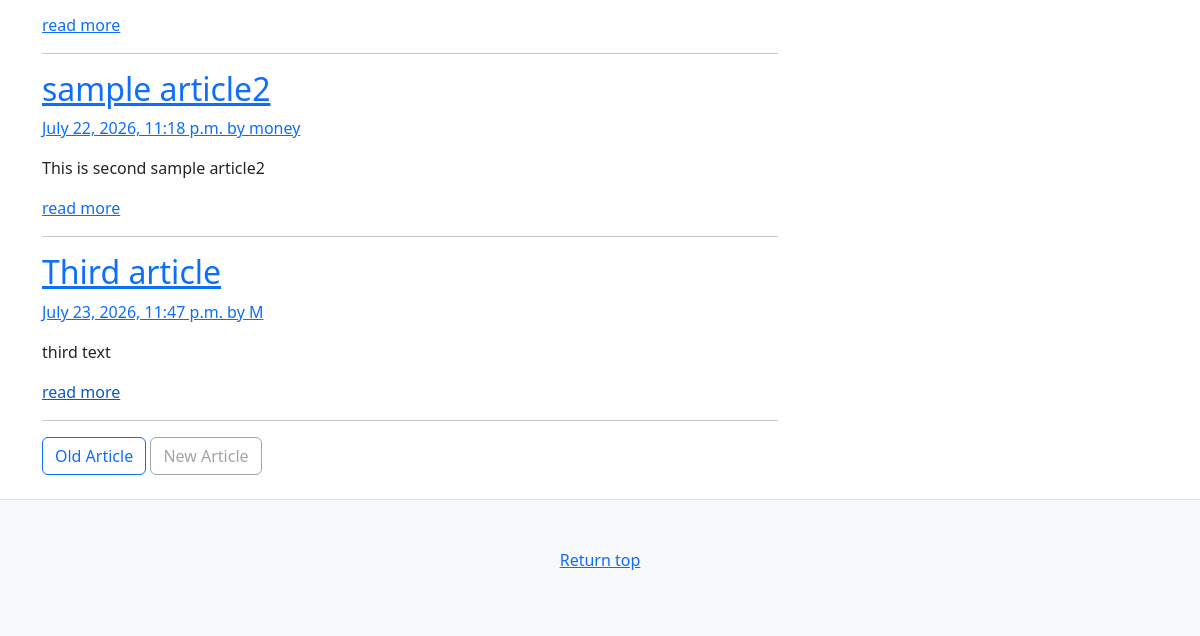
Before: / (lower part) with the older database file.
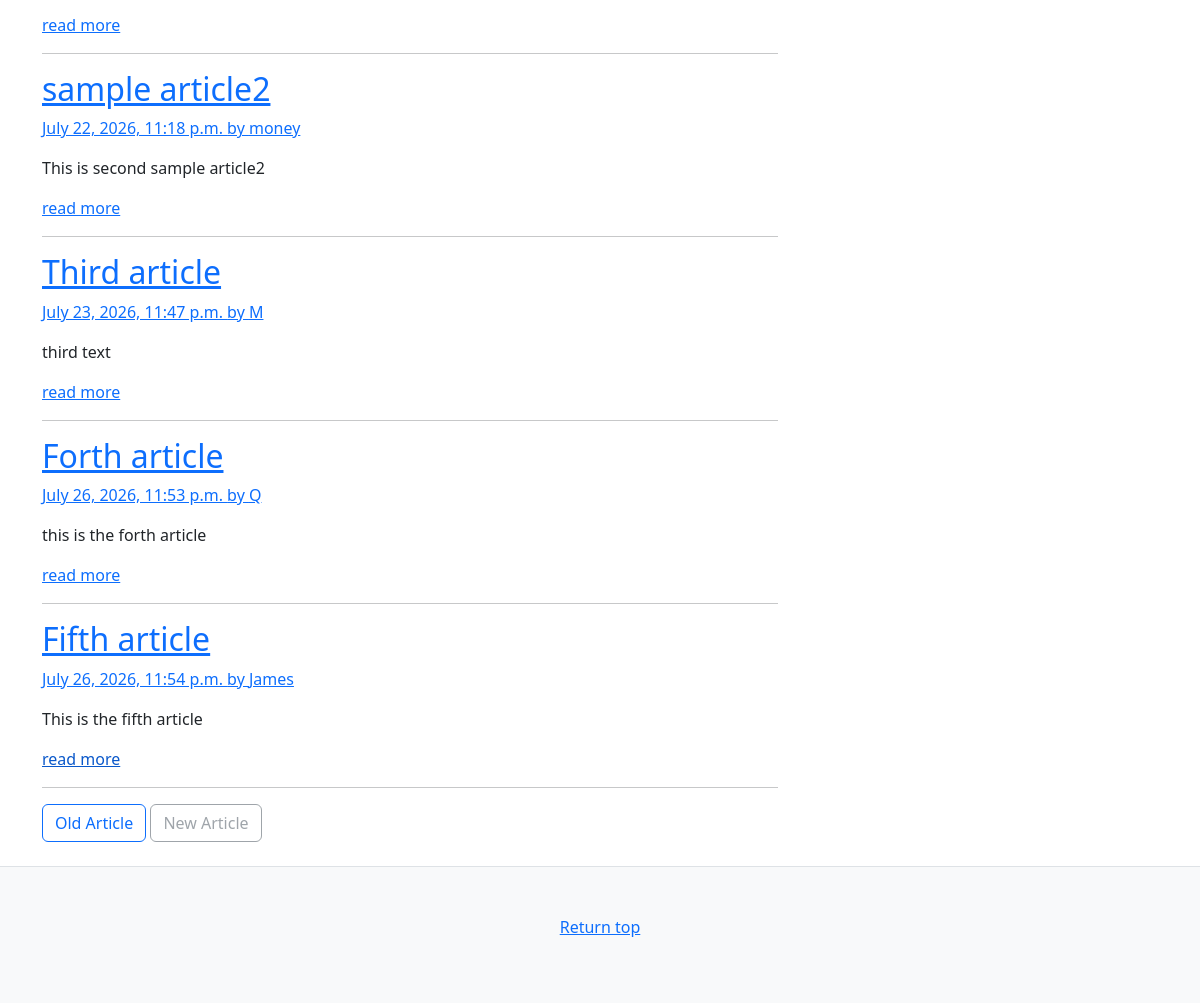
After: the same page with the newer database file.
### blog/models.py (models this page shows)
class Article(models.Model):
    title = models.CharField(default="", max_length=255)
    text = models.TextField(default="", max_length=1024)
    author = models.CharField(default="", max_length=255)
    created_at = models.DateTimeField(auto_now_add=True)
    updated_at = models.DateTimeField(auto_now=True)

### mysite/views.py (the view)
# urls.py: path('', views.index),
def index(request):
    objs = Article.objects.all()
    context = {
        "title": "Really origin site",
        "articles": objs,
    }
    return render(request, "mysite/index.html", context)

### templates/mysite/index.html (shortened to what this page needs)
{% extends "mysite/base.html" %}
{% block content %}
    <main class="container">
        <div class="row">
            <div class="col-md-8">
                {% for obj in articles %}
                    <div class="blog-post">
                        <a href="/blog/{{ obj.id }}">
                            <h2 class="blog-post-title">{{ obj.title }}</h2>
                            <p class="blog-post-meta">{{ obj.created_at }} by <a href="#">{{ obj.author }}</a></p>
                            <p>{{ obj.text }}</p>
                            <a href="#" class="stretched-link">read more</a>
                        </a>
                    </div>
                    <hr>
                {% endfor %}
                <nav class="blog-pagination">
                    <a class="btn btn-outline-primary" href="#">Old Article</a>
                    <a class="btn btn-outline-secondary disabled" href="#">New Article</a>
                </nav>
            </div>
            <aside class="col-md-4">
            </aside>
        </div>
    </main>
{% endblock content %}

Changed rows visible on the page:
added Article: title "Forth article", created_at "July 26, 2026, 11:53 p.m.", author "Q", text "this is the forth article"
added Article: title "Fifth article", created_at "July 26, 2026, 11:54 p.m.", author "James", text "This is the fifth article"
